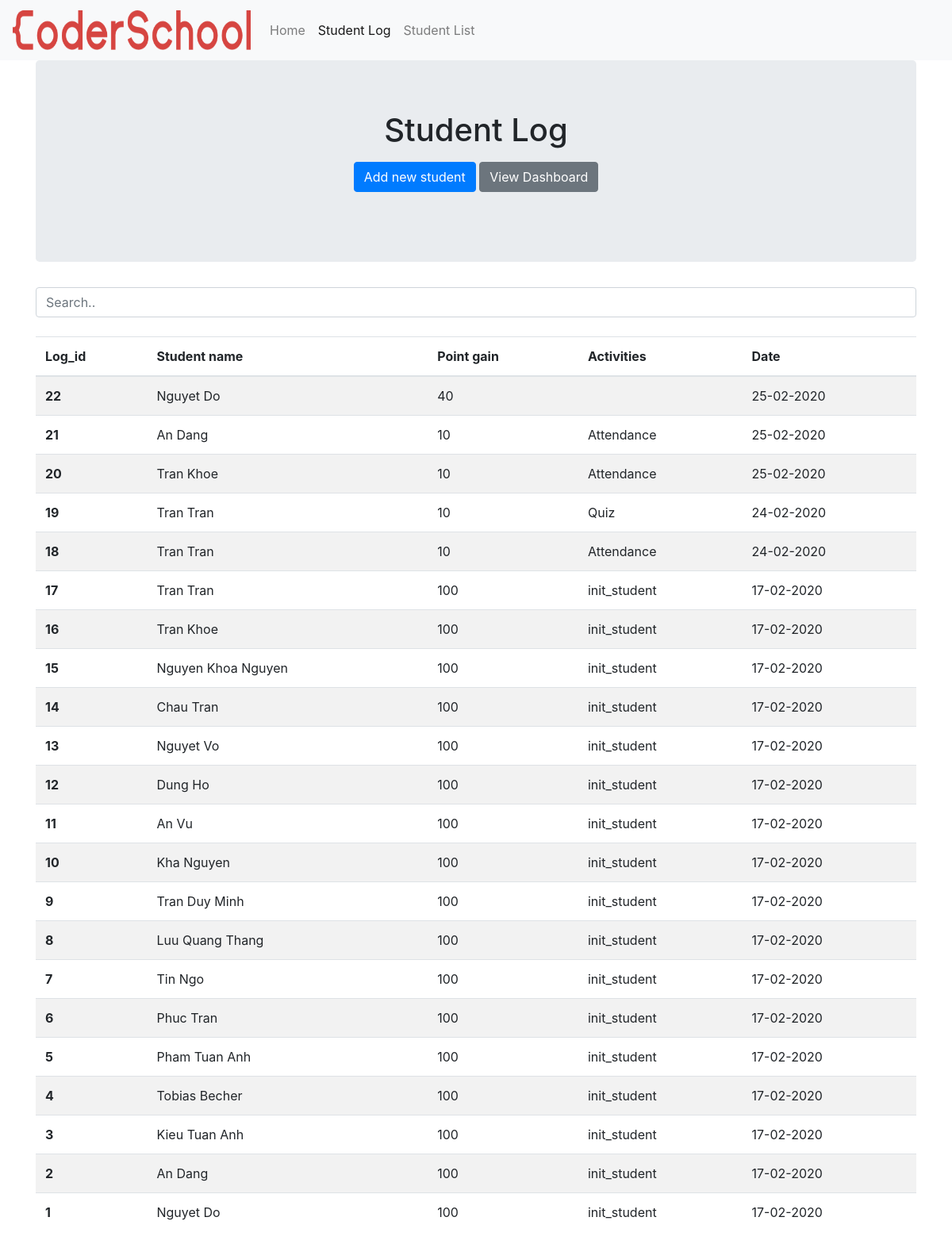
Page /log on the earlier database version.
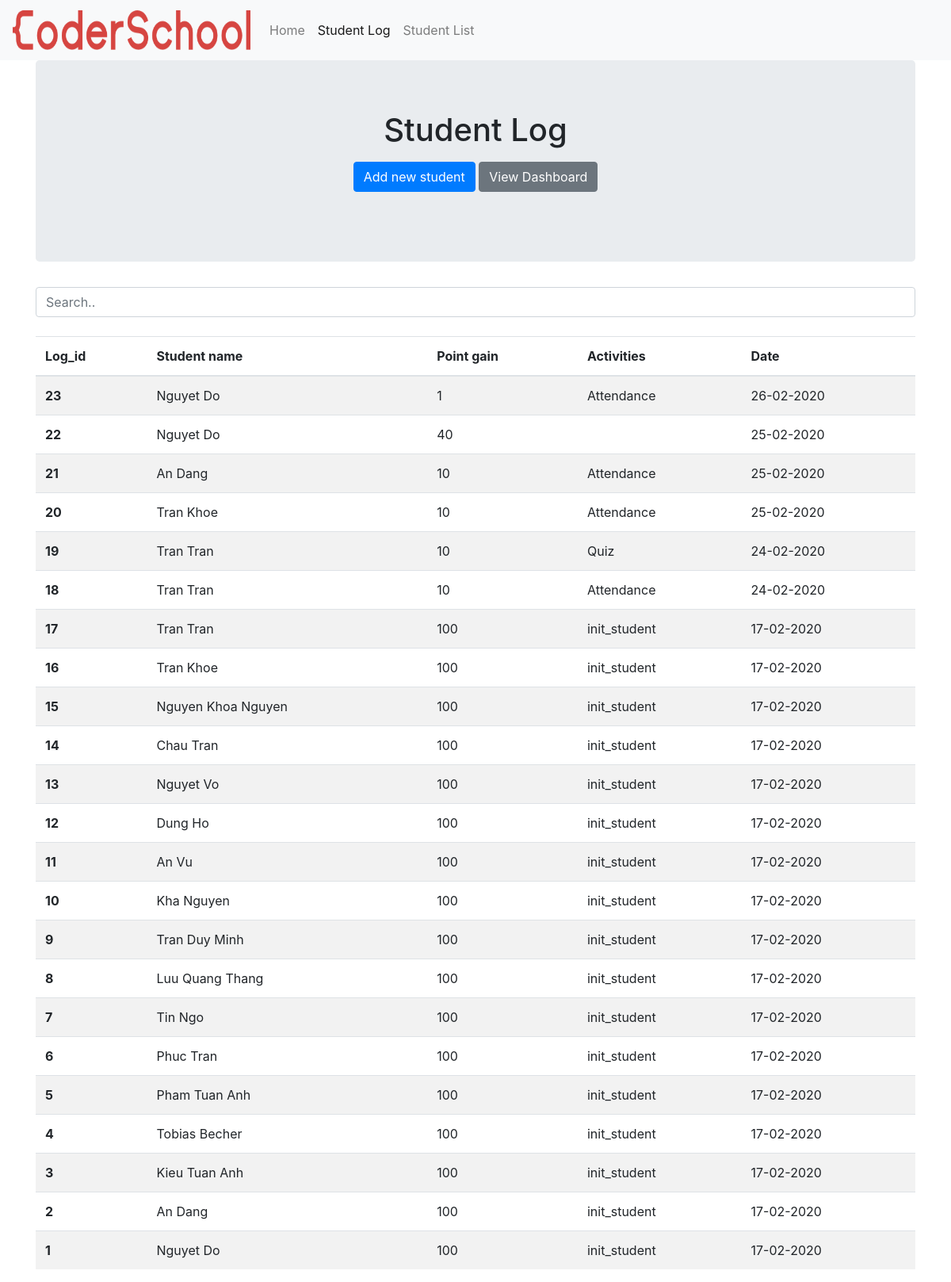
Same page on the later database version.
### cs_student/models.py (models this page shows, shortened)
class Logs(db.Model):
    __tablename__ = 'logs'
    id = db.Column(db.Integer, primary_key=True)
    student_id = db.Column(db.Integer, ForeignKey('student.id'))
    activities = db.Column(db.String, nullable=False)
    point = db.Column(db.Integer, nullable=False)
    note = db.Column(db.Text)
    date = db.Column(db.Date, nullable=False, default=datetime.utcnow)

class Student(db.Model):
    __tablename__ = 'student'
    id = db.Column(db.Integer, primary_key=True)
    name = db.Column(db.Text, nullable=False)
    course_id = db.Column(db.Integer, ForeignKey('course.id'))
    phone = db.Column(db.String)
    email = db.Column(db.Text)

### cs_student/routes.py (the view)
@app.route('/log')
def log():
    log_data = db.session.query(Logs, Student.name).join(Student).order_by(desc(Logs.id)).limit(50).all()
    return render_template('log.html', log_data=log_data)

### cs_student/templates/log.html
{% extends "base.html" %}
{%block content%}
<section class="jumbotron text-center">
    <div class="container">
        <h1 class="jumbotron-heading">Student Log</h1>
        <p>
            <a href="{{url_for('add')}}" class="btn btn-primary my-2">Add new student</a>
            <a href="#" class="btn btn-secondary my-2">View Dashboard</a>
        </p>
    </div>
</section>
<input class="form-control" id="myInput" type="text" placeholder="Search..">
<br>
<table class="table table-striped">
    <thead>
        <tr>
            <th scope="col">Log_id</th>
            <th scope="col">Student name</th>
            <th scope="col">Point gain</th>
            <th scope="col">Activities</th>
            <th scope="col">Date</th>
        </tr>
    </thead>
    <tbody id="myTable">
        {% for data in log_data %}
        <tr class="log_row">
            <th scope="row">{{data[0].id}}</th>
            <td>{{data[1]}}</td>
            <td>{{data[0].point}}</td>
            <td>{{data[0].activities}}</td>
            <td>{{data[0].date.strftime('%d-%m-%Y')}}</td>
        </tr>
        {% endfor %}
    </tbody>
</table>
{% endblock content %}

Differences in the rows shown:
added Logs: id "23", name "Nguyet Do", point "1", activities "Attendance", date "26-02-2020"
